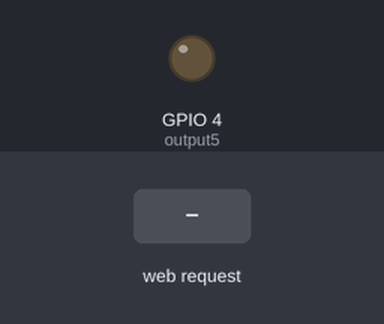
A sketch run on a simulated ESP8266 (NodeMCU). Shown: output pins drawn as LEDs (lit = HIGH). The test bench sets the inputs (shaded band). WiFi joins after 1.5 s; servers stay silent unless stated; uploads are accepted with an empty reply; what the sketch prints to the serial monitor is not drawn.

Above: at 2.9 s.
3.0 s: HTTP request GET /activate received
At 3.3 s:
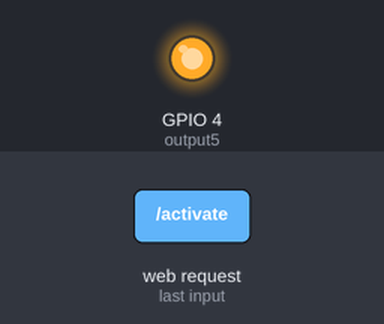
4.5 s: HTTP request GET /deactivate received
At 5.6 s:
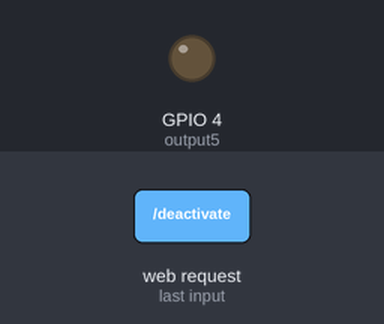
Timing chart, 0 to 7.5 s (numbered marks = the images above; inputs shaded):
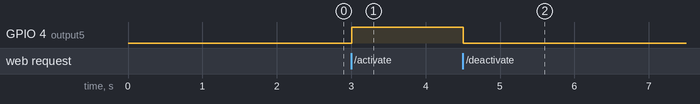

Measured:
- after the input at 3.0 s, GPIO 4 (output5): LOW → HIGH at once
- after the input at 4.5 s, GPIO 4 (output5): HIGH → LOW at once

The sketch:

plants-microservice.ino
```cpp
// Load Wi-Fi library
#include <ESP8266WiFi.h>
#include <ESP8266HTTPClient.h>

WiFiClient wifiClient;

// Replace with your network credentials
const char* ssid     = "Vodafone-65256734";
const char* password = "e3f75mptt6pfwvs";

// Set web server port number to 80
WiFiServer server(4000);

// Variable to store the HTTP request
String header;

// Auxiliar variables to store the current output state
String output5State = "off";

// Assign output variables to GPIO pins
const int output5 = 4;

// Current time
unsigned long currentTime = millis();
// Previous time
unsigned long previousTime = 0;
// Define timeout time in milliseconds (example: 2000ms = 2s)
const long timeoutTime = 2000;

unsigned long currentMillis;
unsigned long previousMillis = 0;
const long timeoutAfterResendRegistration = 5*60*1000; // 5 min

void setup() {
  Serial.begin(115200);
  // Initialize the output variables as outputs
  pinMode(output5, OUTPUT);
  // Set outputs to LOW
  digitalWrite(output5, LOW);

  // Connect to Wi-Fi network with SSID and password
  Serial.print("Connecting to ");
  Serial.println(ssid);
  WiFi.begin(ssid, password);
  while (WiFi.status() != WL_CONNECTED) {
    delay(500);
    Serial.print(".");
  }
  // Print local IP address and start web server
  Serial.println("");
  Serial.println("WiFi connected.");
  Serial.println("IP address: ");
  Serial.println(WiFi.localIP());
  server.begin();

  registerToGateway();
}

void loop(){
  currentMillis = millis();
  WiFiClient client = server.available();   // Listen for incoming clients

  if (client) {                             // If a new client connects,
    Serial.println("New Client.");          // print a message out in the serial port
    String currentLine = "";                // make a String to hold incoming data from the client
    currentTime = millis();
    previousTime = currentTime;
    while (client.connected() && currentTime - previousTime <= timeoutTime) { // loop while the client's connected
      currentTime = millis();
      if (client.available()) {             // if there's bytes to read from the client,
        char c = client.read();             // read a byte, then
        Serial.write(c);                    // print it out the serial monitor
        header += c;
        if (c == '\n') {                    // if the byte is a newline character
          // if the current line is blank, you got two newline characters in a row.
          // that's the end of the client HTTP request, so send a response:
          if (currentLine.length() == 0) {
            // HTTP headers always start with a response code (e.g. HTTP/1.1 200 OK)
            // and a content-type so the client knows what's coming, then a blank line:
            client.println("HTTP/1.1 200 OK");
            client.println("Content-type:application/json");
            client.println("Access-Control-Allow-Origin: *");
            client.println("Connection: close");
            client.println();

            // turns the GPIOs on and off
            if (header.indexOf("GET /activate") >= 0) {
              Serial.println("GPIO 5 on");
              output5State = "on";
              digitalWrite(output5, HIGH);
            } else if (header.indexOf("GET /deactivate") >= 0) {
              Serial.println("GPIO 5 off");
              output5State = "off";
              digitalWrite(output5, LOW);
            }

            // Display the HTML web page
            client.println("{\"status\":\"ok\",\"response\":\""+output5State+"\"}");

            // The HTTP response ends with another blank line
            client.println();
            // Break out of the while loop
            break;
          } else { // if you got a newline, then clear currentLine
            currentLine = "";
          }
        } else if (c != '\r') {  // if you got anything else but a carriage return character,
          currentLine += c;      // add it to the end of the currentLine
        }
      }
    }
    // Clear the header variable
    header = "";
    // Close the connection
    client.stop();
    Serial.println("Client disconnected.");
    Serial.println("");
  }

  // Ogni 5 min
  if (currentMillis - previousMillis >= timeoutAfterResendRegistration) {
    registerToGateway();
    output5State = "off";
    digitalWrite(output5, LOW);
    previousMillis = currentMillis;
  }
}

void registerToGateway() {
  HTTPClient http;    //Declare object of class HTTPClient

  http.begin(wifiClient, "http://192.168.1.100:3000/register");      //Specify request destination
  http.addHeader("Access-Control-Allow-Origin", "*");  //Specify content-type header
  http.addHeader("Content-type", "application/json");

  int httpCode = http.POST("{\"ip\":\""+WiFi.localIP().toString()+"\",\"name\":\"plants-microservice\"}");   //Send the request
  String payload = http.getString();                  //Get the response payload

  Serial.println(httpCode);   //Print HTTP return code
  Serial.println(payload);    //Print request response payload

  http.end();  //Close connection
}
```
